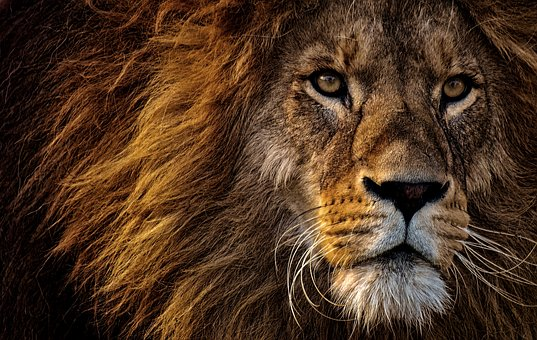
#> input picture Data science algorithm/opencv_class_02/download.jpg, 537 x 340 px
$ jupyter execute 'Libraries and Statistical Computation.ipynb'   (Python 2 division)
#> lines starting #> are read from the running program, lines starting #| are printed output that depends on the picture
### Libraries to be used

- Numpy
- Matplotlib
- Pandas
- OpenCV

[cell 1]
# import the libraries
import numpy as np
import pandas as pd
from matplotlib import pyplot as plt
import cv2

### Numpy Arrays and Operations

[cell 2]
# Convert lists to numpy arrays
li = [[2,3],[5,6]]
arr1 = np.array(li,dtype=np.uint8)
arr2 =np.asarray(li, dtype=np.float32)

#print(li, type(li))
#print(arr1,type(arr1),arr1.dtype)
#print(arr2,type(arr2),arr2.dtype)
li1 = list(arr1)
#print (li1)


# Create New numpy arrays
arr3 = np.eye(5)
arr4 = np.zeros((3,4))
arr5 = np.ones((3,4))

# [7 lines of commented-out code are left out]

arr6 = np.copy(arr5)
#print (arr6)

# Shapes of numpy arrays and multi-dimensional arrays
#print (arr6.shape[1])


# Reshape, Transpose, Concatenate numpy arrays
arr7 = np.random.randint(low=-5,high=5,size=(4,6))
#print (arr7)

arr8 = arr7.reshape((12,-1))
#print (arr8.shape)

arr9 = arr8.T
#print (arr9.shape)

arr10 = np.array([[1,2,3],[4,5,6]])
arr11 = np.array([[5,6,7],[1,6,9]])

arr12 = np.concatenate((arr10, arr11), axis=1)
#print (arr12)

#expand dims
arr13 = np.concatenate( (np.expand_dims(arr10,axis=0), np.expand_dims(arr11,axis=0)), axis=0)
print (arr13.shape)
print arr13

### Matplotlib

[cell 3]
plt.style.available

[cell 4]
# plot simple ranges
plt.style.use("Solarize_Light2")
a = np.array(range(0,100,5))
b = np.array(range(0,100,5))


plt.figure(0)
plt.title('line_plot')
plt.grid('on')
plt.xlabel("year")
plt.xlim(0,100)
plt.ylabel("no_of_students")
plt.ylim(0,100)
plt.plot(a,b,'r', label="aug")
plt.scatter(a,2*a, c='g', label="june",marker="*")
plt.legend()
plt.show()
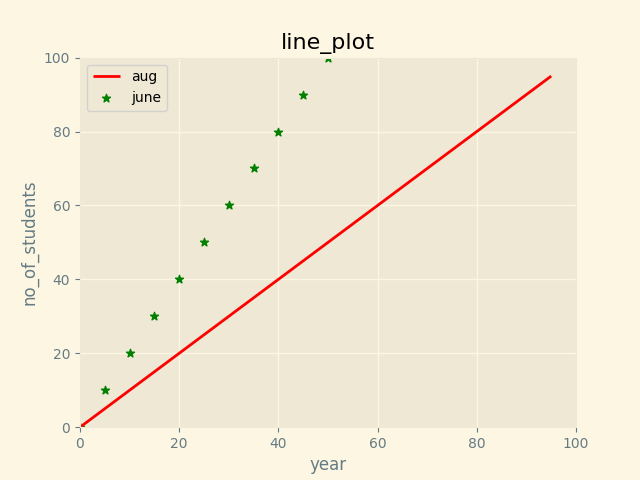
#> figure drawn by matplotlib, 1 panel; curve peaks at x = 95, y = 95

[cell 5]
# Plot sine wave, cosine wave, and some lines
x = np.linspace(-2*np.pi, 2*np.pi, num=100)
plt.figure()
plt.plot(x,np.sin(x),'r')
plt.scatter(x,np.cos(x),c='g')
plt.show()
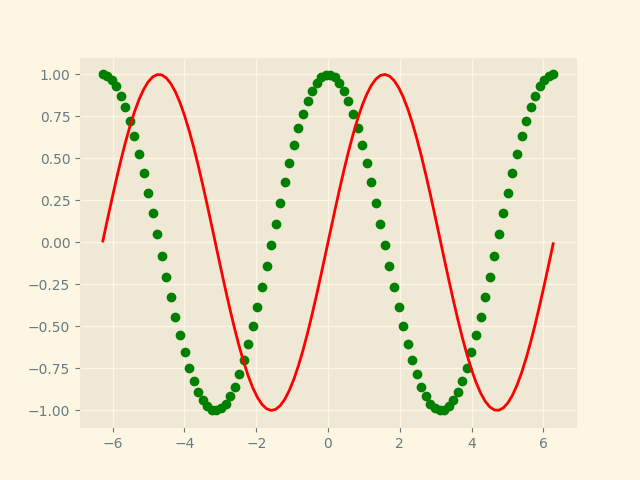
#> figure drawn by matplotlib, 1 panel; curve peaks at x = 1.59, y = 1

### OpenCV and Scikit-Image

[cell 6]
# Loading an image
img = cv2.imread("./download.jpg", 0)
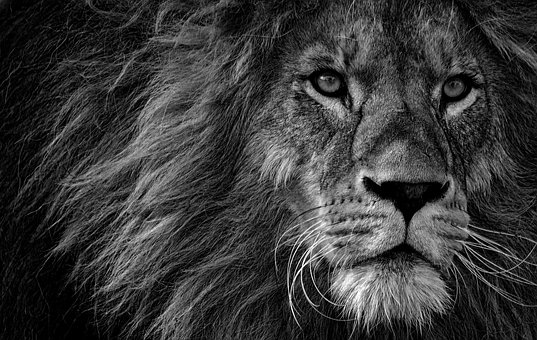
#> img: shape (340, 537); min 0, max 255, mean 56.9
# [11 lines of commented-out code are left out]
print (img.shape)
#| (340, 537)

reimg = cv2.resize(img, (200,150))
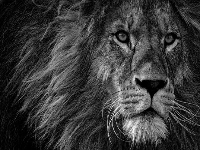
#> reimg: shape (150, 200); min 0, max 254, mean 56.9
plt.imshow(reimg, cmap='gray')
print (reimg.shape)
#| (150, 200)

### Pandas

[cell 7]
# Load the movie meta-data dataset
movies = pd.read_csv("./movie_metadata.csv")
#> (reads Data science algorithm/opencv_class_02/movie_metadata.csv from the repository)

[cell 8]
movies.tail(5)

[cell 9]
movies["director_name"].head(5)

[cell 10]
movies.info()

[cell 11]
movies.drop(['movie_imdb_link'],inplace=True,axis=1)

[cell 12]
movies.dropna(inplace=True)

[cell 13]
# Get the values as numpy array and check shape
movies_np = movies.values

[cell 14]
movies_np.shape

[cell 15]
movies_np[0]

[cell 16]
# Print all columns
movies.columns

[cell 17]
# Print a few movie titles
movies["movie_title"].head(10)

### Mean, Variance, Std. Dev.

Mean:

$$\mu = \frac{\sum_{i}{x_i}}{N}$$

Variance:

$$ Var(x) = \frac{\sum_i(x_i - \mu)^2}{N} $$

Std. deviation:

$$ \sigma_x = \sqrt{\frac{\sum_i(x_i - \mu)^2}{N}} $$

### Co-Variance

$$
\Sigma =
\begin{bmatrix}
    \sigma^2_{11}       & \sigma^2_{12} & \sigma^2_{13} & \dots & \sigma^2_{1n} \\
    \sigma^2_{21}       & \sigma^2_{22} & \sigma^2_{23} & \dots & \sigma^2_{2n} \\
    \dots \\
    \sigma^2_{n1}       & \sigma^2_{n2} & \sigma^2_{n3} & \dots & \sigma^2_{nn}
\end{bmatrix}
$$

1. __Random Variable__
2. __Distribution Function__:
    - The _cumulative distribution function_: $F_X(x) = \mathbb{P}(X \leq x)$
    - Bernoulli Distribution function: $f(x) = p^x(1-p)^{1-x};   x \in \{0, 1\}$
    - Binomial distribution...
3. __Normal Distribution__:
$$ f(x) = \frac{1}{\sigma \sqrt{2 \pi}} exp\{- \frac{1}{2 \sigma^2} (x - \mu)^2 \} $$
4. __Standard Normal Distribution__

[cell 18]
# Create and plot frequency of each title length
z = movies["movie_title"].values
title_len = [len(ix) for ix in z]

[cell 19]
len_dict = {}

for ix in title_len:
    if ix in len_dict.keys():
        len_dict[ix] += 1
    else:
        len_dict[ix] = 1

[cell 20]
plt.plot(len_dict.keys(),len_dict.values())
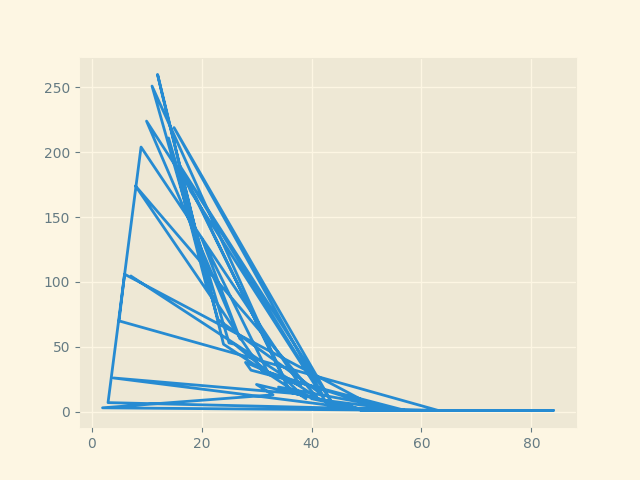
#> figure drawn by matplotlib, 1 panel
